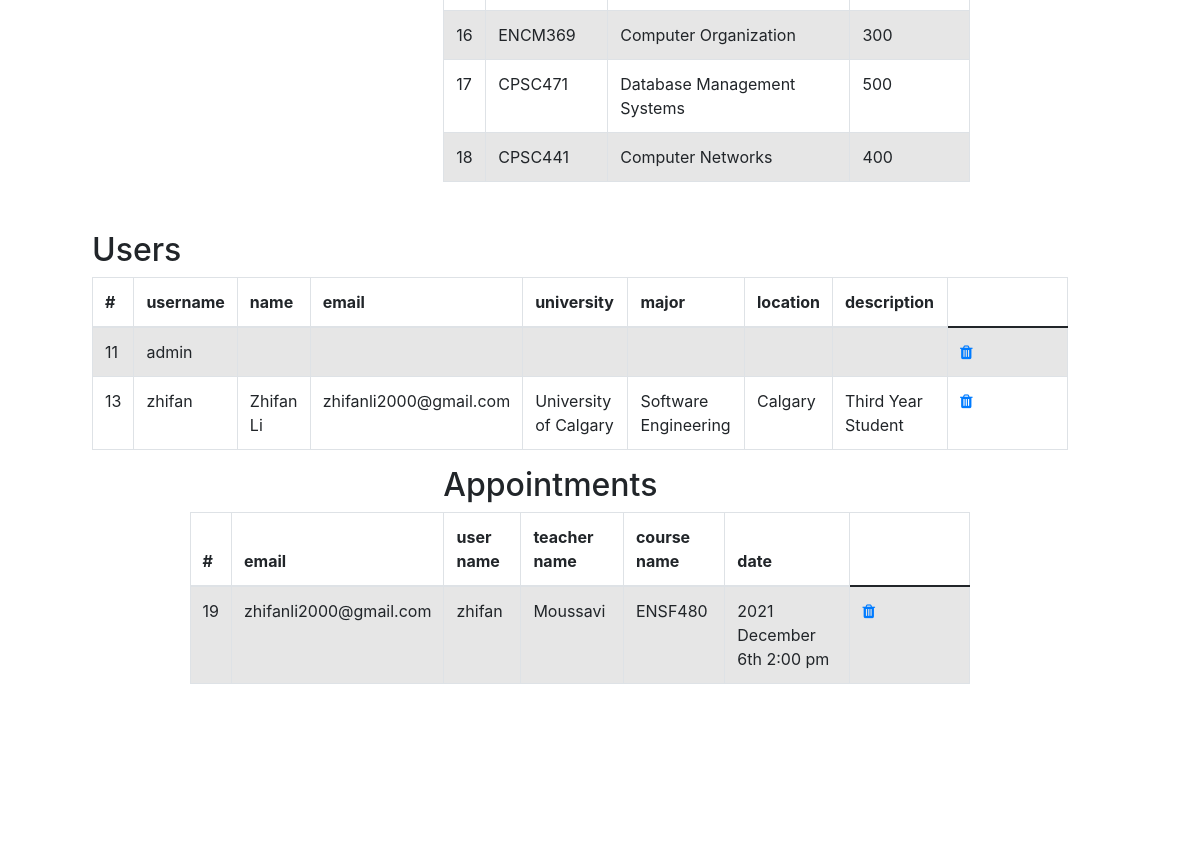
The page /demo/welcomeAdmin.php (signed in, middle part) on the database as committed earlier.
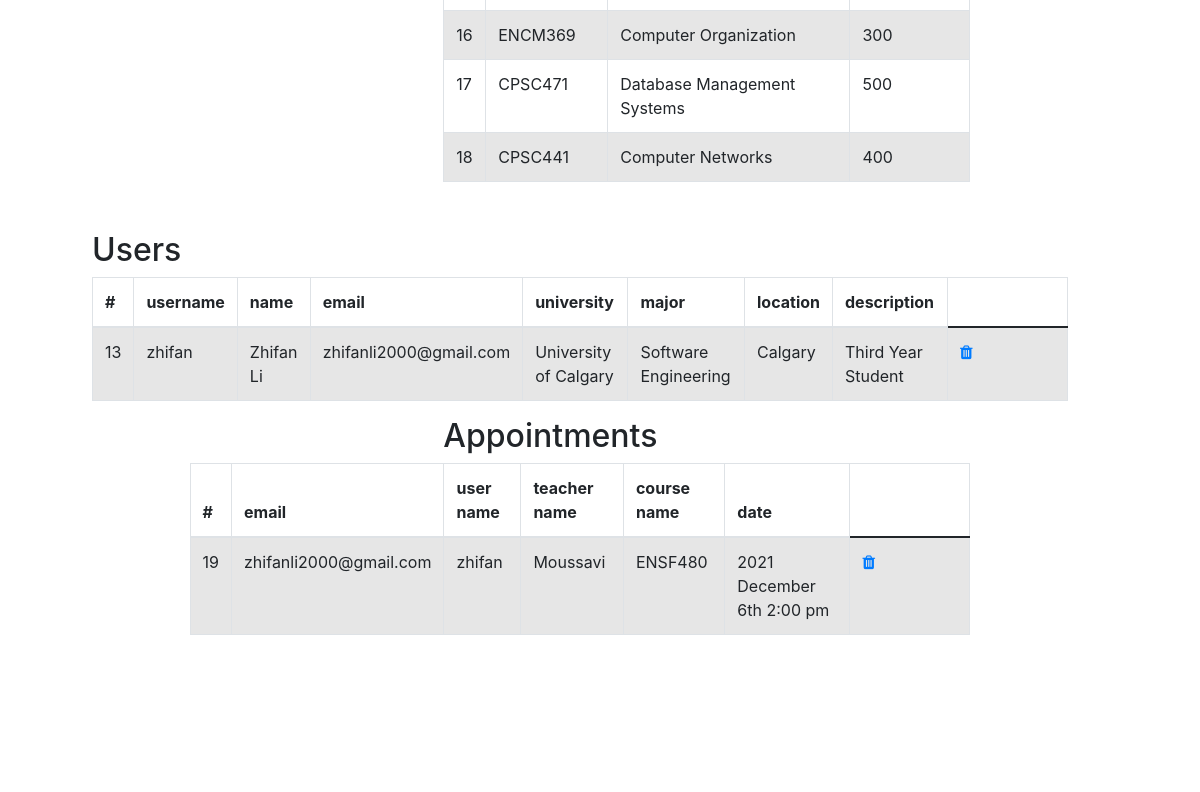
The same page on the database as committed later.
### tables this page shows
CREATE TABLE `software_courses` (
  `id` int(255) NOT NULL,
  `course_name` varchar(255) NOT NULL,
  `description` varchar(255) DEFAULT NULL,
  `tuition_fee` int(11) NOT NULL
);

CREATE TABLE `users` (
  `ID` int(11) NOT NULL,
  `username` varchar(255) NOT NULL,
  `password` varchar(255) NOT NULL,
  `name` varchar(255) DEFAULT NULL,
  `email` varchar(255) DEFAULT NULL,
  `university` varchar(255) DEFAULT NULL,
  `major` varchar(255) DEFAULT NULL,
  `location` varchar(255) DEFAULT NULL,
  `description` varchar(255) DEFAULT NULL
);

CREATE TABLE `appointment` (
  `id` int(255) NOT NULL,
  `email` varchar(255) NOT NULL,
  `username` varchar(255) NOT NULL,
  `teacher_name` varchar(255) NOT NULL,
  `course_name` varchar(255) NOT NULL,
  `date` varchar(255) NOT NULL,
  `admin_id` int(255) DEFAULT NULL
);

### demo/Model/Database.php (called while the page is built, shortened)
<?php
class Database
{
    protected $connection = null;
    public function __construct()
    {
        try {
            $this->connection = new mysqli(DB_SERVER, DB_USERNAME, DB_PASSWORD, DB_NAME);
        } catch (Exception $e) {
            throw new Exception($e->getMessage());
        }
    }
    public function select($query = "" , $params = [])
    {
        try {
            $stmt = $this->executeStatement( $query , $params );
            $result = $stmt->get_result()->fetch_all(MYSQLI_ASSOC);
            return $result;
        } catch(Exception $e) {
            throw New Exception( $e->getMessage() );
        }
        return false;
    }
    public function executeStatement($query = "" , $params = [])
    {
        try {
            $stmt = $this->connection->prepare( $query );
            if($params ) {
                $stmt->bind_param($params[0], $params[1]);
            }
            $stmt->execute();
            return $stmt;
        } catch(Exception $e) {
            throw New Exception( $e->getMessage() );
        }
    }
}

### demo/Model/SoftwareCoursesModel.php (the view, shortened to what the changed rows need)
<?php
require_once  PROJECT_ROOT_PATH . "/Model/Database.php";
class SoftwareCoursesModel extends Database
{
    public function displayList(){
    $result=$this->getSoftwareCourses(30);
                        if(count ($result) > 0){
                            echo '<div class="courses">';
                            echo '<table class="table table-bordered table-striped">';
                                echo "<tbody>";
                                foreach ($result as $row){
                                    echo "<tr>";
                                        echo "<td>" . $row['id'] . "</td>";
                                        echo "<td>" . $row['course_name'] . "</td>";
                                        echo "<td>" . $row['description'] . "</td>";
                                        echo "<td>" . $row['tuition_fee'] . "</td>";
                                    echo "</tr>";
                                }
                                echo "</tbody>";
                            echo "</table>";
                            echo '</div>';
                        } else{
                            echo '<div class="alert alert-danger"><em>No records were found.</em></div>';
                        }
    }
    public function getSoftwareCourses($limit)
    {
        return $this->select("SELECT * FROM software_courses LIMIT ?", ["i", $limit]);
    }
}
?>

### demo/Model/UserModel.php (shortened to what the changed rows need)
<?php
require_once  PROJECT_ROOT_PATH . "/Model/Database.php";
class UserModel extends Database
{
    public function displayList(){
        $result=$this->getUsers(100);
                            if(count ($result) > 0){
                                echo '<h2 class="pull-left">Users</h2>';
                                echo '<table class="table table-bordered table-striped">';
                                    echo "<thead>";
                                        echo "<tr>";
                                            echo "<th>#</th>";
                                            echo "<th>username</th>";
                                            echo "<th>name</th>";
                                            echo "<th>email</th>";
                                            echo "<th>university</th>";
                                            echo "<th>major</th>";
                                            echo "<th>location</th>";
                                            echo "<th>description</th>";
                                        echo "</tr>";
                                    echo "</thead>";
                                    echo "<tbody>";
                                    foreach ($result as $row){
                                        echo "<tr>";
                                            echo "<td>" . $row['ID'] . "</td>";
                                            echo "<td>" . $row['username'] . "</td>";
                                            echo "<td>" . $row['name'] . "</td>";
                                            echo "<td>" . $row['email'] . "</td>";
                                            echo "<td>" . $row['university'] . "</td>";
                                            echo "<td>" . $row['major'] . "</td>";
                                            echo "<td>" . $row['location'] . "</td>";
                                            echo "<td>" . $row['description'] . "</td>";
                                            echo "<td>";
                                                echo '<a href="./action-pages/delete-user.php?id='. $row['ID'] .'" title="Delete Record" data-toggle="tooltip"><span class="fa fa-trash"></span></a>';
                                            echo "</td>";
                                        echo "</tr>";
                                    }
                                    echo "</tbody>";
                                echo "</table>";
                            } else{
                                echo '<div class="alert alert-danger"><em>No records were found.</em></div>';
                            }
        }
    public function getUsers($limit)
    {
        return $this->select("SELECT * FROM users LIMIT ?", ["i", $limit]);
    }
}
?>

### demo/Model/AppointmentModel.php (shortened to what the changed rows need)
<?php
require_once  PROJECT_ROOT_PATH . "/Model/Database.php";
class AppointmentModel extends Database
{
    public function displayList(){
        $result=$this->getAppointment(100);
                            if(count ($result) > 0){
                                echo '<h2 class="table-title pull-left">Appointments</h2>';
                                echo '<div class="appointment-list">';
                                echo '<table class="table table-bordered table-striped">';
                                    echo "<thead>";
                                        echo "<tr>";
                                            echo "<th>#</th>";
                                            echo "<th>email</th>";
                                            echo "<th>user name</th>";
                                            echo "<th>teacher name</th>";
                                            echo "<th>course name</th>";
                                            echo "<th>date</th>";
                                        echo "</tr>";
                                    echo "</thead>";
                                    echo "<tbody>";
                                    foreach ($result as $row){
                                        echo "<tr>";
                                            echo "<td>" . $row['id'] . "</td>";
                                            echo "<td>" . $row['email'] . "</td>";
                                            echo "<td>" . $row['username'] . "</td>";
                                            echo "<td>" . $row['teacher_name'] . "</td>";
                                            echo "<td>" . $row['course_name'] . "</td>";
                                            echo "<td>" . $row['date'] . "</td>";
                                            echo "<td>";
                                                echo '<a href="./action-pages/delete-appointment.php?id='. $row['id'] .'" title="Delete Record" data-toggle="tooltip"><span class="fa fa-trash"></span></a>';
                                            echo "</td>";
                                        echo "</tr>";
                                    }
                                    echo "</tbody>";
                                echo "</table>";
                                echo '</div>';
                            } else{
                                echo '<div class="alert alert-danger"><em>No records were found.</em></div>';
                            }
    }
    public function getAppointment($limit)
    {
        return $this->select("SELECT * FROM appointment LIMIT ?", ["i", $limit]);
    }
}
?>

Rows that differ between the two databases and show on the page:
removed users: ID "11", username "admin"
